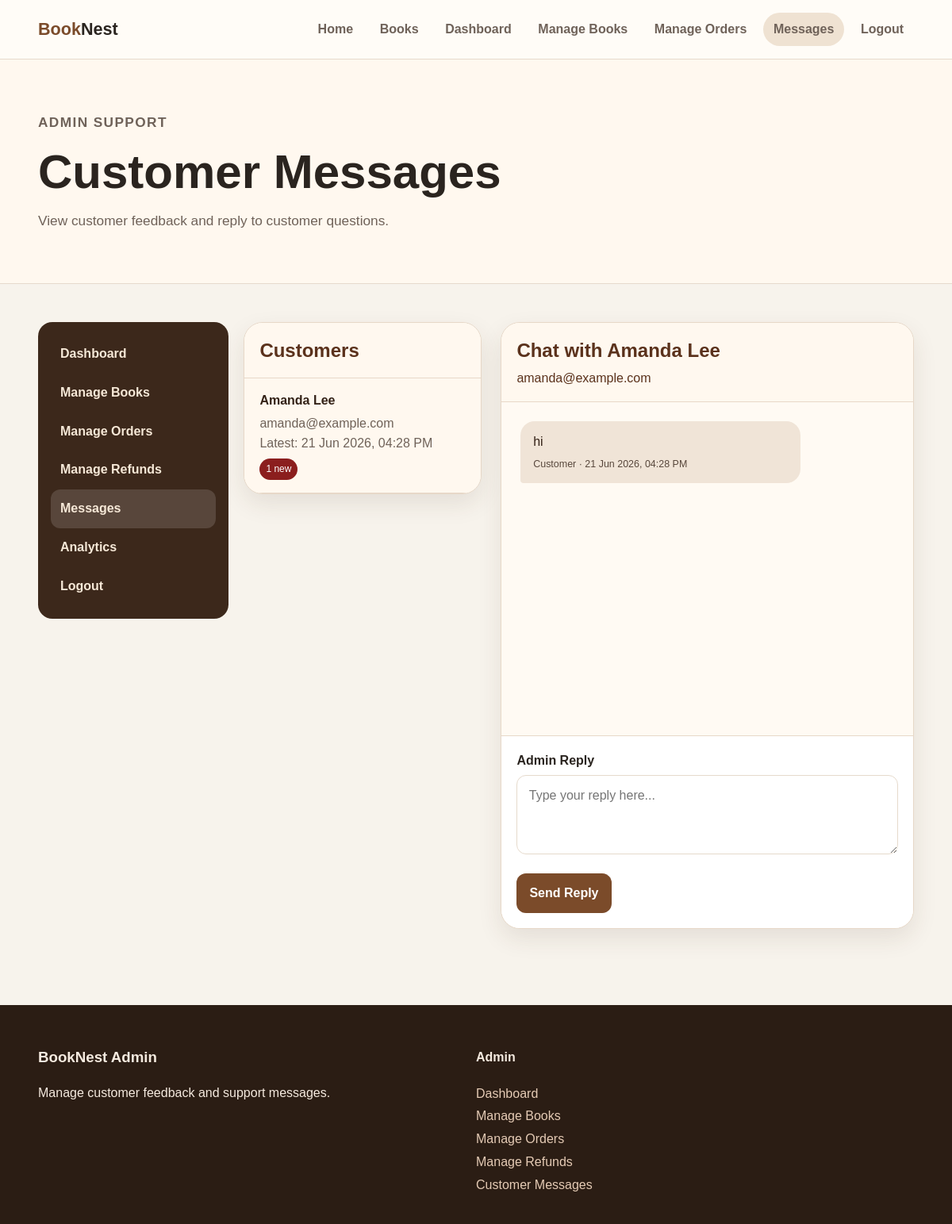
The page /admin/customer-messages.php?user_id=2 (signed in) on the database its author committed.
### tables this page shows
CREATE TABLE `users` (
  `user_id` int NOT NULL AUTO_INCREMENT,
  `name` varchar(100) NOT NULL,
  `email` varchar(100) NOT NULL,
  `password` varchar(255) NOT NULL,
  `role` enum('customer','admin') NOT NULL DEFAULT 'customer',
  `contact` varchar(20) DEFAULT NULL,
  `created_at` timestamp NOT NULL DEFAULT CURRENT_TIMESTAMP,
  PRIMARY KEY (`user_id`),
  UNIQUE KEY `email` (`email`)
);

CREATE TABLE `customer_messages` (
  `message_id` int NOT NULL AUTO_INCREMENT,
  `user_id` int NOT NULL,
  `sender_role` enum('customer','admin') NOT NULL,
  `message` text NOT NULL,
  `is_read` tinyint(1) DEFAULT '0',
  `created_at` timestamp NULL DEFAULT CURRENT_TIMESTAMP,
  PRIMARY KEY (`message_id`),
  KEY `user_id` (`user_id`),
  CONSTRAINT `customer_messages_ibfk_1` FOREIGN KEY (`user_id`) REFERENCES `users` (`user_id`) ON DELETE CASCADE
);

### admin/customer-messages.php (the view, shortened to what this page needs)
<?php
include '../app.php';
$sql = "
    SELECT
        users.user_id,
        users.name,
        users.email,
        MAX(customer_messages.created_at) AS latest_message_time,
        SUM(CASE WHEN customer_messages.sender_role = 'customer' AND customer_messages.is_read = 0 THEN 1 ELSE 0 END) AS unread_count
    FROM customer_messages
    INNER JOIN users ON customer_messages.user_id = users.user_id
    GROUP BY users.user_id, users.name, users.email
    ORDER BY latest_message_time DESC
";
$result = $conn->query($sql);
$selectedUserId = isset($_GET['user_id']) ? (int)$_GET['user_id'] : 0;
$selectedUser = null;
$messagesList = [];
if ($selectedUserId > 0) {
    $userStmt = $conn->prepare("
        SELECT user_id, name, email
        FROM users
        WHERE user_id = ?
        AND role = 'customer'
    ");
    $userStmt->bind_param("i", $selectedUserId);
    $userStmt->execute();
    $selectedUser = $userStmt->get_result()->fetch_assoc();
    if ($selectedUser) {
        $msgStmt = $conn->prepare("
            SELECT
                message_id,
                sender_role,
                message,
                created_at
            FROM customer_messages
            WHERE user_id = ?
            ORDER BY created_at ASC, message_id ASC
        ");
        $msgStmt->bind_param("i", $selectedUserId);
        $msgStmt->execute();
        $messages = $msgStmt->get_result();
        while ($msg = $messages->fetch_assoc()) {
            $messagesList[] = $msg;
        }
    }
}
?>
<!DOCTYPE html>
<html lang="en">
<head>
    <link rel="stylesheet" href="../css/style.css?v=170">
</head>
<body>
<?php include __DIR__ . '/../includes/navigation.php'; ?>
<section class="page-title">
    <div class="container">
        <p class="eyebrow">Admin Support</p>
        <h1>Customer Messages</h1>
        <p>View customer feedback and reply to customer questions.</p>
    </div>
</section>
<main class="section">
    <div class="container">
        <div class="admin-layout">
            <?php include __DIR__ . '/../includes/admin-sidebar.php'; ?>
            <div>
                <div class="message-layout">
                    <aside class="customer-list">
                        <h2>Customers</h2>
                        <?php if ($result->num_rows === 0): ?>
                            <div class="empty-panel">
                                No customer messages yet.
                            </div>
                        <?php else: ?>
                            <?php while ($customer = $result->fetch_assoc()): ?>
                                <?php
                                    $customerId = (int)$customer['user_id'];
                                    $activeClass = $customerId === $selectedUserId ? 'active' : '';
                                    $unread = (int)$customer['unread_count'];
                                ?>
                                <a
                                    class="customer-link <?php echo $activeClass; ?>"
                                    href="customer-messages.php?user_id=<?php echo $customerId; ?>"
                                >
                                    <strong><?php echo htmlspecialchars($customer['name']); ?></strong>
                                    <span class="small">
                                        <?php echo htmlspecialchars($customer['email']); ?>
                                    </span>
                                    <br>
                                    <span class="small">
                                        Latest:
                                        <?php echo date("d M Y, h:i A", strtotime($customer['latest_message_time'])); ?>
                                    </span>
                                    <?php if ($unread > 0): ?>
                                        <br>
                                        <span class="badge">
                                            <?php echo $unread; ?> new
                                        </span>
                                    <?php endif; ?>
                                </a>
                            <?php endwhile; ?>
                        <?php endif; ?>
                    </aside>
                    <section class="admin-chat-card">
                        <?php if (!$selectedUser): ?>
                            <div class="empty-panel">
                                Select a customer from the left to view messages.
                            </div>
                        <?php else: ?>
                            <div class="admin-chat-header">
                                <h2 style="margin:0;">
                                    Chat with <?php echo htmlspecialchars($selectedUser['name']); ?>
                                </h2>
                                <p style="margin:0.3rem 0 0;">
                                    <?php echo htmlspecialchars($selectedUser['email']); ?>
                                </p>
                            </div>
                            <div class="admin-chat-messages" id="adminChatMessages">
                                <?php foreach ($messagesList as $msg): ?>
                                    <?php
                                        $role = $msg['sender_role'];
                                        $bubbleClass = $role === 'admin' ? 'admin' : 'customer';
                                        $senderLabel = $role === 'admin' ? 'Admin' : 'Customer';
                                    ?>
                                    <div class="chat-bubble <?php echo $bubbleClass; ?>">
                                        <?php echo nl2br(htmlspecialchars($msg['message'])); ?>
                                        <span class="chat-meta">
                                            <?php echo htmlspecialchars($senderLabel); ?> ·
                                            <?php echo date("d M Y, h:i A", strtotime($msg['created_at'])); ?>
                                        </span>
                                    </div>
                                <?php endforeach; ?>
                            </div>
                            <form class="reply-form" method="POST" action="reply-message.php">
                                <div class="field">
                                    <label>Admin Reply</label>
                                    <textarea
                                        name="message"
                                        placeholder="Type your reply here..."
                                        required
                                    ></textarea>
                                </div>
                                <button class="btn" type="submit">
                                    Send Reply
                                </button>
                            </form>
                        <?php endif; ?>
                    </section>
                </div>
            </div>
        </div>
    </div>
</main>
<footer class="footer">
    <div class="container footer-grid">
        <div>
            <h3>BookNest Admin</h3>
            <p>Manage customer feedback and support messages.</p>
        </div>
        <div>
            <h4>Admin</h4>
            <a href="admin-dashboard.php">Dashboard</a>
            <a href="manage-books.php">Manage Books</a>
            <a href="manage-orders.php">Manage Orders</a>
            <a href="manage-refunds.php">Manage Refunds</a>
            <a href="customer-messages.php">Customer Messages</a>
        </div>
    </div>
</footer>
</body>
</html>

### css/style.css (style rules this page uses)
:root { --bg: #f7f3ec; --paper: #fffdf8; --ink: #2a241f; --muted: #6f6259; --line: #e6dacc; --brand: #7b4b2a; --brand-dark: #5f361c; --accent: #b87945; --soft: #efe2d2; --shadow: 0 12px 30px rgba(70, 45, 25, .10); --radius: 18px; }
* { box-sizing: border-box; }
body { margin: 0; font-family: Arial, Helvetica, sans-serif; background: var(--bg); color: var(--ink); line-height: 1.55; }
a { text-decoration: none; color: inherit; }
.container { width: min(1120px, 92%); margin: auto; }
.nav-links a:hover, .active { background: var(--soft); color: var(--brand-dark); }
.btn { display: inline-flex; align-items: center; justify-content: center; border: 0; border-radius: 12px; padding: .75rem 1rem; background: var(--brand); color: #fff; font-weight: 700; cursor: pointer; height: 50px; font-size: 16px; }
.eyebrow { color: var(--accent); font-weight: 800; text-transform: uppercase; letter-spacing: .08em; font-size: .85rem; }
.hero h1, .page-title h1 { font-size: clamp(2rem, 5vw, 4rem); line-height: 1.05; margin: .5rem 0 1rem; }
.hero p, .page-title p { font-size: 1.08rem; color: var(--muted); max-width: 650px; }
.section { padding: 3rem 0; }
.section-head p, .meta, .small { color: var(--muted); }
.page-title { padding: 3rem 0; background: #fff8ef; border-bottom: 1px solid var(--line); }
.input, textarea { border: 1px solid var(--line); border-radius: 12px; padding: .78rem .9rem; background: #fff; font: inherit; color: var(--ink); width: 100%; }
.field { margin-bottom: 1rem; }
.field label { display: block; font-weight: 700; margin-bottom: .35rem; }
.admin-layout { display: grid; grid-template-columns: 240px 1fr; gap: 1.2rem; }
.footer { background: #2b1d14; color: #f5eadf; padding: 2rem 0; margin-top: 3rem; }
.footer-grid { display: grid; grid-template-columns: 2fr 1fr 1fr; gap: 1.5rem; }
.footer a { display: block; color: #e5cbb5; margin: .25rem 0; }

### admin/customer-messages.php (style rules this page uses)
.message-layout { display: grid; grid-template-columns: 300px minmax(0, 1fr); gap: 1.5rem; align-items: flex-start; }
.customer-list, .admin-chat-card { background: #fffdf8; border: 1px solid #e7d8c8; border-radius: 24px; overflow: hidden; box-shadow: var(--shadow); }
.customer-list h2, .admin-chat-header { margin: 0; padding: 1rem 1.2rem; background: #fff8ef; border-bottom: 1px solid #e7d8c8; color: #5b321c; }
.customer-link { display: block; padding: 1rem 1.2rem; border-bottom: 1px solid #e7d8c8; text-decoration: none; color: #332116; }
.customer-link:hover, .customer-link.active { background: #fff8ef; }
.customer-link strong { display: block; margin-bottom: 0.25rem; }
.badge { display: inline-block; background: #8b1e1e; color: white; font-size: 0.75rem; padding: 0.25rem 0.5rem; border-radius: 999px; margin-top: 0.4rem; }
.admin-chat-messages { padding: 1.5rem; min-height: 420px; max-height: 560px; overflow-y: auto; background: #fffaf3; }
.chat-bubble { max-width: 75%; padding: 0.9rem 1rem; border-radius: 18px; margin-bottom: 1rem; line-height: 1.5; }
.chat-bubble.customer { margin-right: auto; background: #f0e4d7; color: #332116; border-bottom-left-radius: 4px; }
.chat-meta { display: block; font-size: 0.78rem; opacity: 0.8; margin-top: 0.45rem; }
.reply-form { padding: 1.2rem; border-top: 1px solid #e7d8c8; background: white; }
.reply-form textarea { width: 100%; min-height: 100px; resize: vertical; }

### rows shown on the page
users: name "Amanda Lee", email "amanda@example.com", latest_message_time "21 Jun 2026, 04:28 PM", unread "1"
customer_messages: message "hi", sender_role "Customer", created_at "21 Jun 2026, 04:28 PM"
